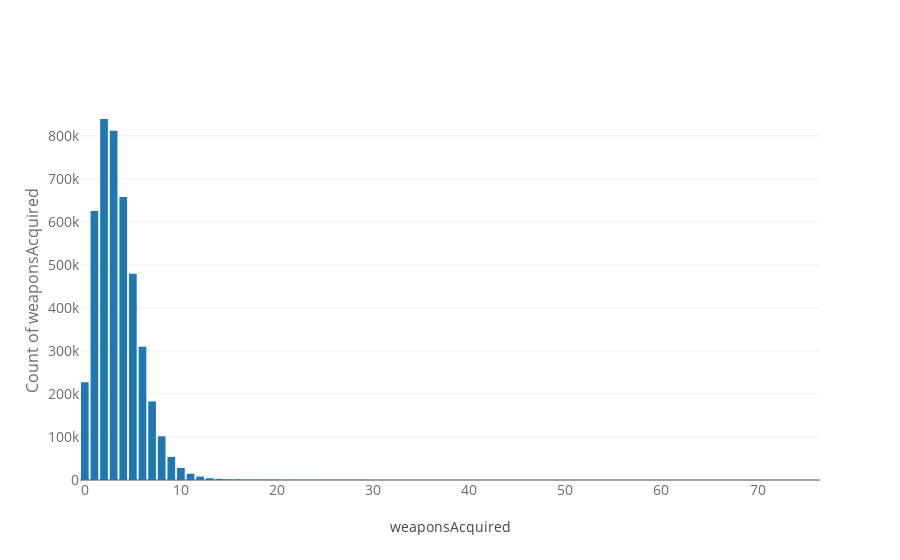

The notebook cell this image was saved under:
### Markdown cell above
There are many kinds of guns in the game. So, as you can see in the picture below, the number of times you pick up a gun is several times.

### Code cell
temp = df_train['weaponsAcquired'].value_counts().sort_values(ascending=False)

trace = go.Bar(
    x = temp.index,
    y = (temp),
)
data = [trace]
layout = go.Layout(
    title = "",
    xaxis=dict(
        title='weaponsAcquired',
        tickfont=dict(
            size=14,
            color='rgb(107, 107, 107)'
        )
    ),
    yaxis=dict(
        title='Count of weaponsAcquired',
        titlefont=dict(
            size=16,
            color='rgb(107, 107, 107)'
        ),
        tickfont=dict(
            size=14,
            color='rgb(107, 107, 107)'
        )
)
)
fig = go.Figure(data=data, layout=layout)
py.iplot(fig, filename='schoolStateNames')

### Figure 1 — Plotly figure (JSON) as saved in the notebook; plotly's stock layout.template omitted (floating-point values rounded to 4 significant figures)
{"data": [{"x": [2, 3, 4, 1, 5, 6, 0, 7, 8, 9, 10, 11, 12, 13, 14, 15, 16, 18, 17, 20, 19, 22, 21, 24, 23, 26, 25, 28, 27, 29, 30, 32, 31, 33, 34, 35, 36, 40, 39, 37, 38, 41, 42, 44, 43, 47, 45, 48, 50, 46, 49, 52, 58, 60, 55, 51, 54, 53, 69, 57, 63, 61, 72, 59, 62, 56, 64, 67, 76], "y": [839233, 811641, 657828, 625467, 479754, 310024, 227198, 182654, 101557, 53575, 28112, 14579, 7897, 4149, 2772, 1637, 1353, 984, 922, 744, 675, 555, 520, 460, 436, 343, 324, 246, 243, 187, 161, 148, 143, 102, 98, 91, 68, 55, 54, 52, 50, 36, 35, 28, 23, 20, 17, 13, 10, 10, 9, 6, 5, 4, 4, 4, 3, 3, 2, 2, 2, 2, 1, 1, 1, 1, 1, 1, 1], "type": "bar", "uid": "427d7b38-ccad-11e8-b055-0242ac130002"}], "layout": {"title": "", "xaxis": {"tickfont": {"color": "rgb(107, 107, 107)", "size": 14}, "title": "weaponsAcquired"}, "yaxis": {"tickfont": {"color": "rgb(107, 107, 107)", "size": 14}, "title": "Count of weaponsAcquired", "titlefont": {"color": "rgb(107, 107, 107)", "size": 16}}}}
